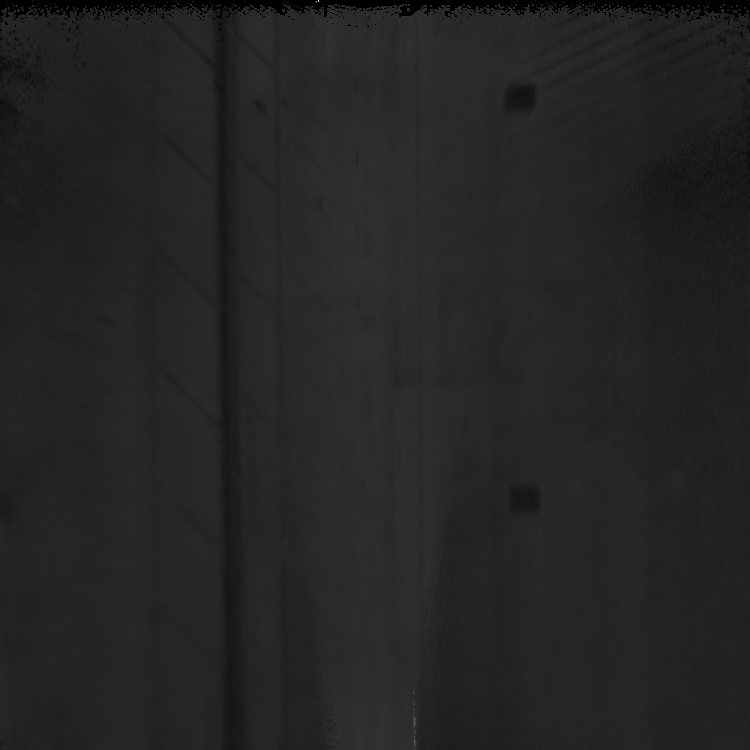
//> input picture src/opencv/gradient_testing/new_paint_inter_linear.png, 750 x 750 px
$ ./main   (built with g++ and OpenCV 4)
//> lines starting //> are read from the running program, lines starting //| are printed output that depends on the picture
#include <opencv2/opencv.hpp>
#include <opencv2/highgui/highgui.hpp>
#include <opencv2/imgproc/imgproc.hpp>

int main() {
  // Read the input image
  cv::Mat inputImage = cv::imread("src/opencv/gradient_testing/new_paint_inter_linear.png");
//> inputImage is the input picture: 750 rows x 750 cols, CV_8UC3; min 0, max 255, mean 36.3

  // Check if the image is loaded successfully
  if (inputImage.empty()) {
    std::cerr << "Error: Unable to read the image." << std::endl;
    return -1;
  }

  // Convert the image to grayscale
  cv::Mat grayscaleImage;
  cv::cvtColor(inputImage, grayscaleImage, cv::COLOR_BGR2GRAY);


//  void cv::Sobel	(	InputArray 	src,
//                 OutputArray 	dst,
//                 int 	ddepth,
//                 int 	dx,
//                 int 	dy,
//                 int 	ksize = 3,
//                 double 	scale = 1,
//                 double 	delta = 0,
//                 int 	borderType = BORDER_DEFAULT
//                 )
  // Apply Sobel filter
  cv::Mat sobelX, sobelY;
  cv::Sobel(grayscaleImage, sobelX, CV_16S, 1, 0, 5);
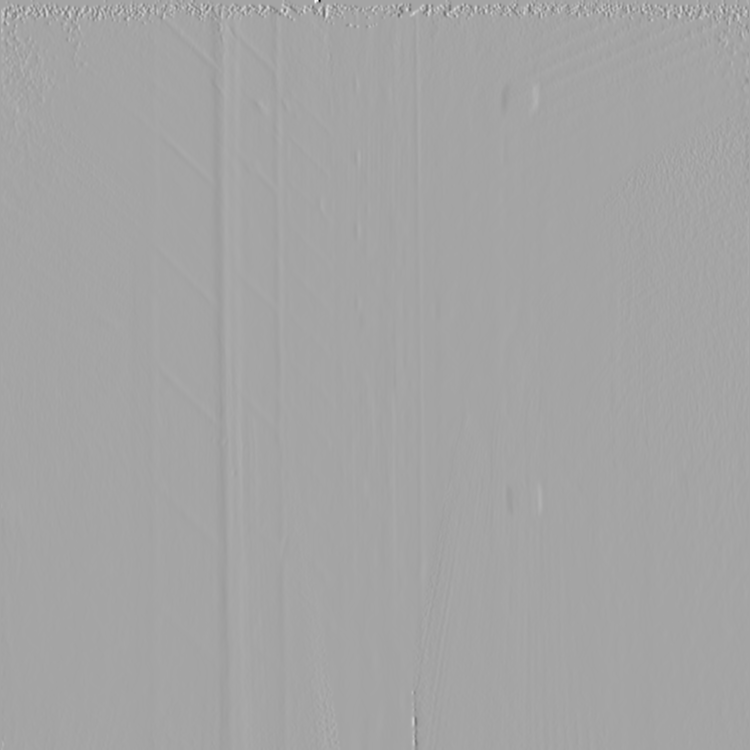
//> sobelX: 750 rows x 750 cols, CV_16SC1; min -6164, max 3380, mean -0.2; drawn with min black and max white
  cv::Sobel(grayscaleImage, sobelY, CV_16S, 0, 1, 3);
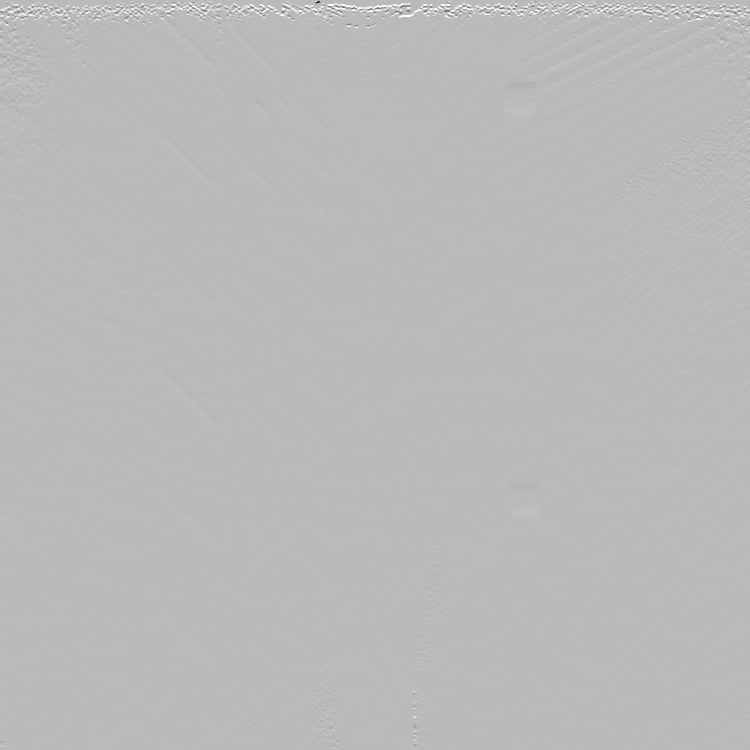
//> sobelY: 750 rows x 750 cols, CV_16SC1; min -510, max 187, mean 0.4; drawn with min black and max white

  // Convert back to 8-bit unsigned integers
  cv::Mat sobelXAbs, sobelYAbs;
  cv::convertScaleAbs(sobelX, sobelXAbs);
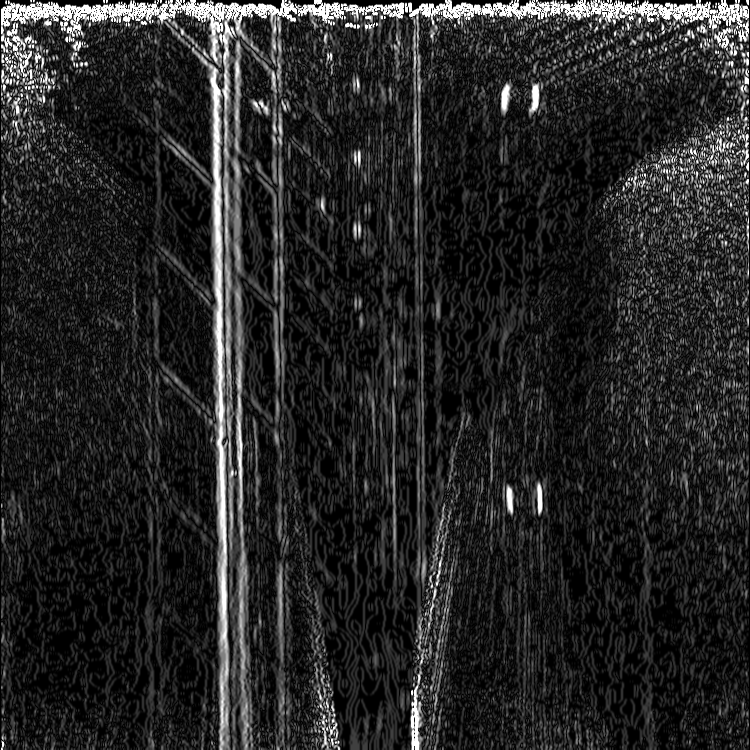
//> sobelXAbs: 750 rows x 750 cols, CV_8UC1; min 0, max 255, mean 38.4
  cv::convertScaleAbs(sobelY, sobelYAbs);
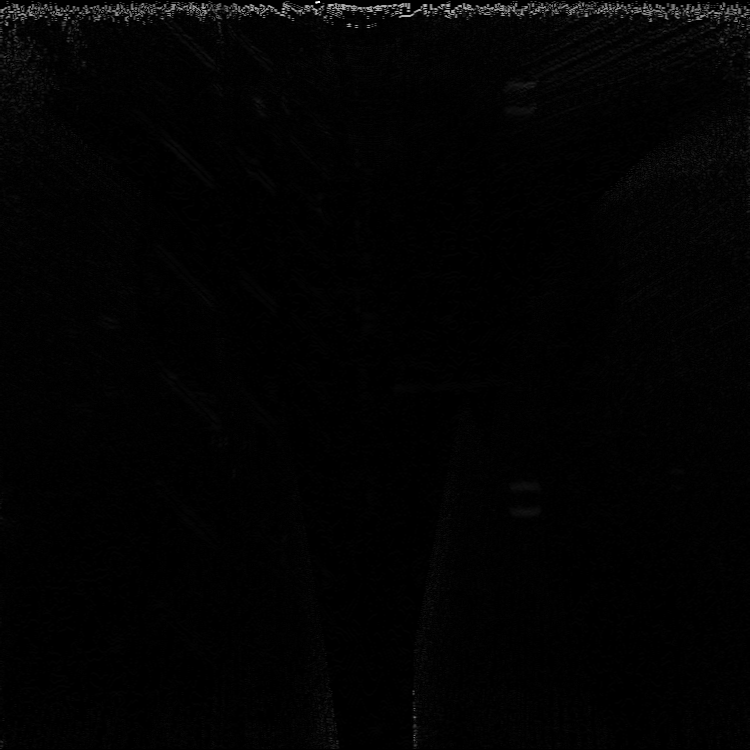
//> sobelYAbs: 750 rows x 750 cols, CV_8UC1; min 0, max 255, mean 2.7

  // Combine the X and Y gradients
  cv::Mat sobelImage;
  cv::addWeighted(sobelXAbs, 0.5, sobelYAbs, 0.5, 0, sobelImage);
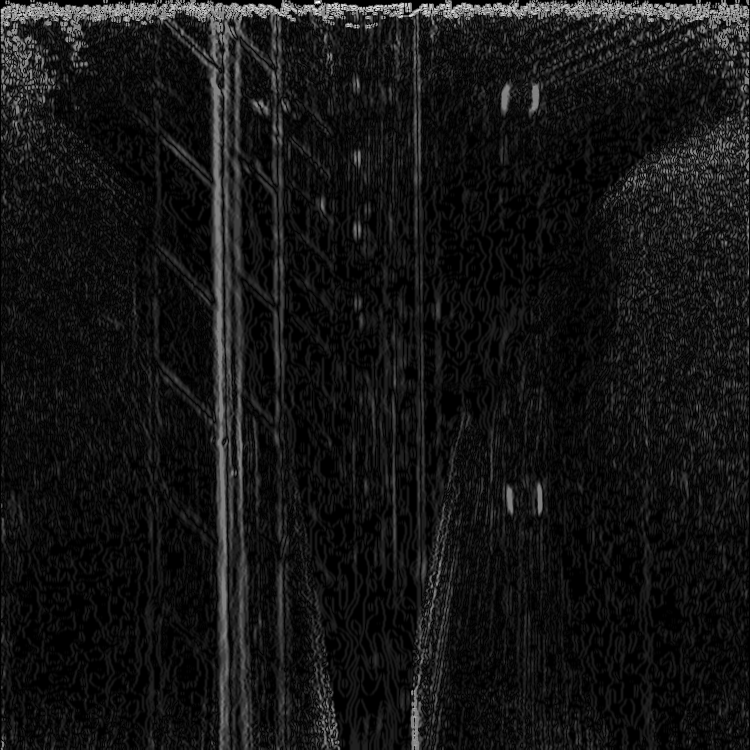
//> sobelImage: 750 rows x 750 cols, CV_8UC1; min 0, max 255, mean 20.6

  // Display the original and Sobel filtered images
  cv::namedWindow("Original Image", cv::WINDOW_NORMAL);
  cv::imshow("Original Image", inputImage);

  cv::namedWindow("Sobel Filtered Image", cv::WINDOW_NORMAL);
  cv::imshow("Sobel Filtered Image", sobelImage);

  cv::waitKey(0);

  return 0;
}

$ run again, with src/opencv/gradient_testing/new_paint_inter_nearest_.png copied over src/opencv/gradient_testing/new_paint_inter_linear.png
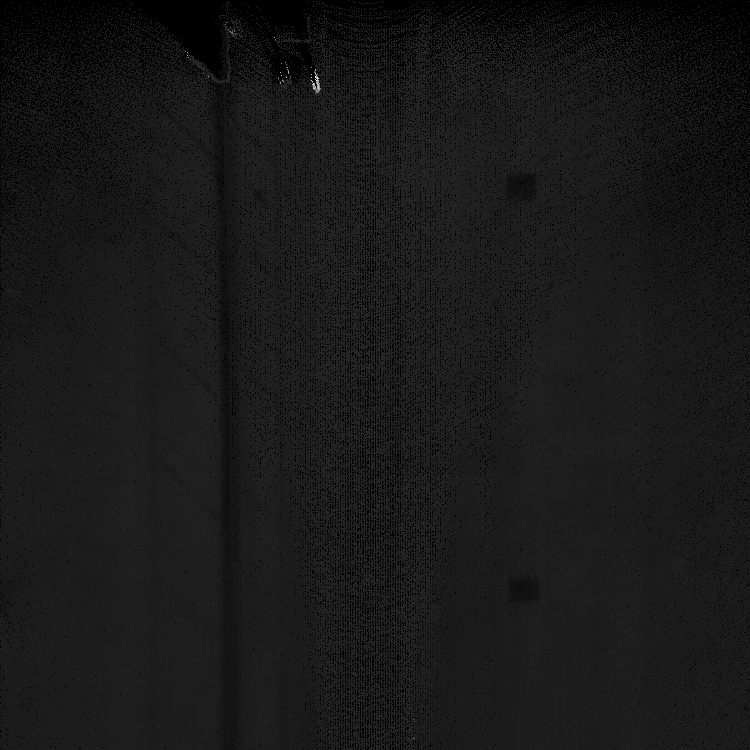
//> input picture src/opencv/gradient_testing/new_paint_inter_nearest_.png, 750 x 750 px
//> inputImage is the input picture: 750 rows x 750 cols, CV_8UC3; min 0, max 255, mean 24.5
//> `cv::convertScaleAbs(sobelX, sobelXAbs);`:
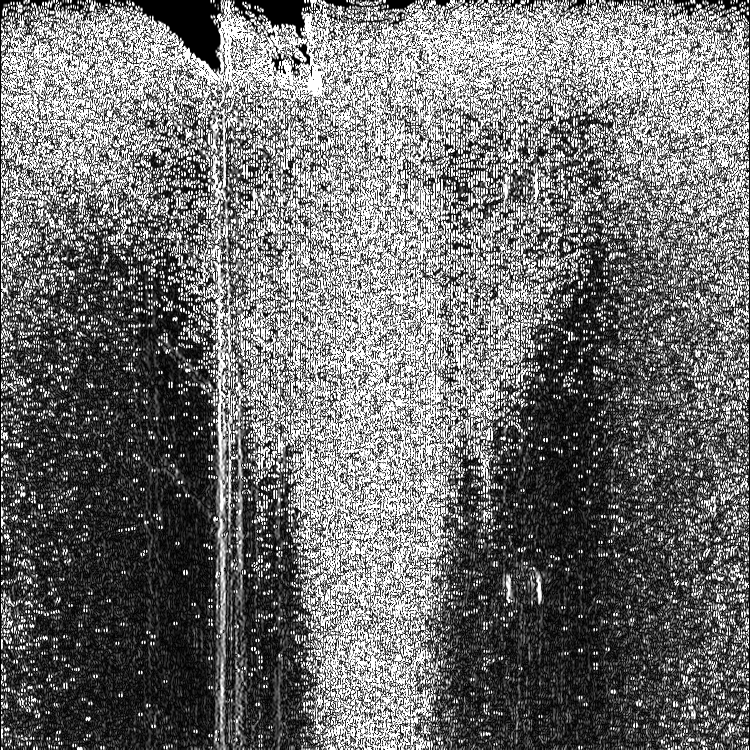
//> sobelXAbs: 750 rows x 750 cols, CV_8UC1; min 0, max 255, mean 111
//> `cv::addWeighted(sobelXAbs, 0.5, sobelYAbs, 0.5, 0, sobelImage);`:
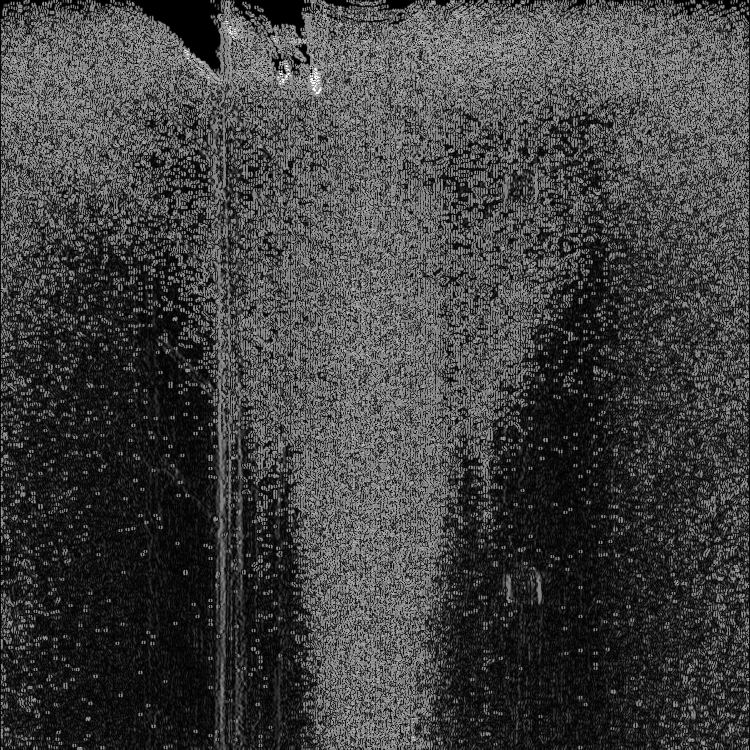
//> sobelImage: 750 rows x 750 cols, CV_8UC1; min 0, max 255, mean 64.2
